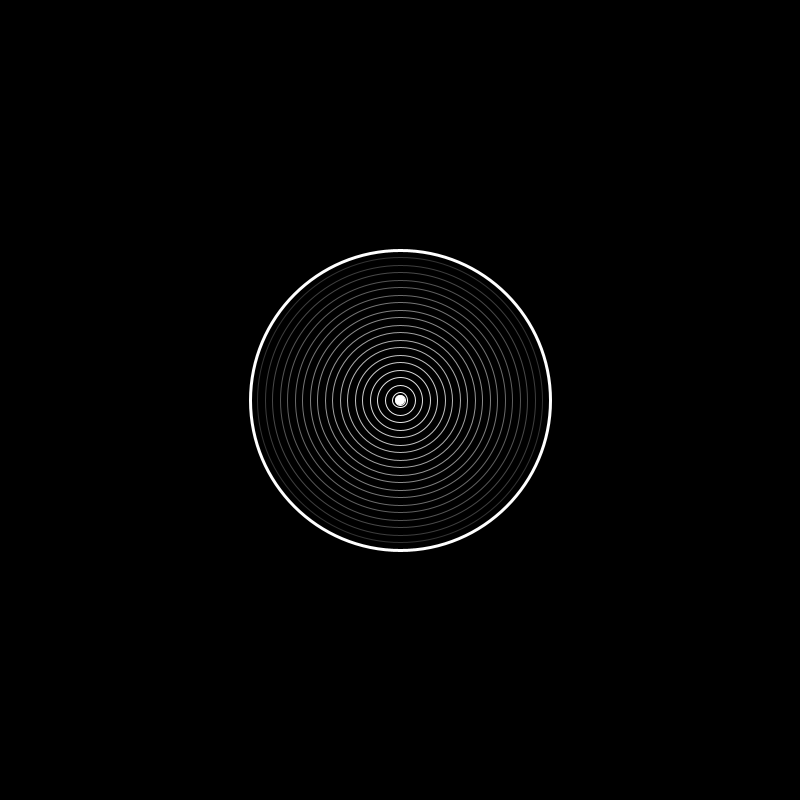
Frame 1 (no input)
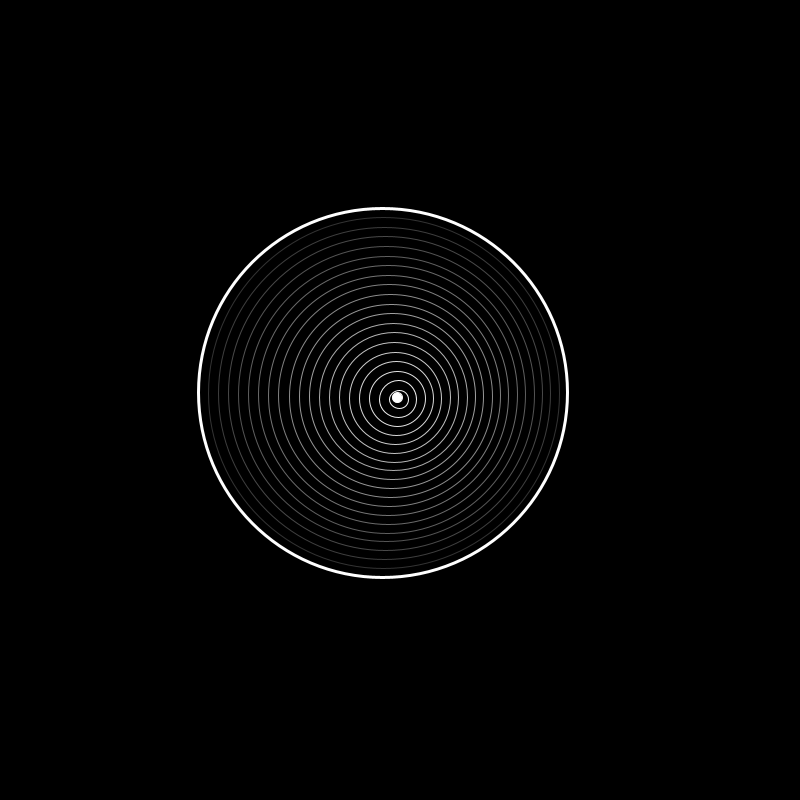
Frame 60 (the mouse pressed at the canvas centre just before this capture)
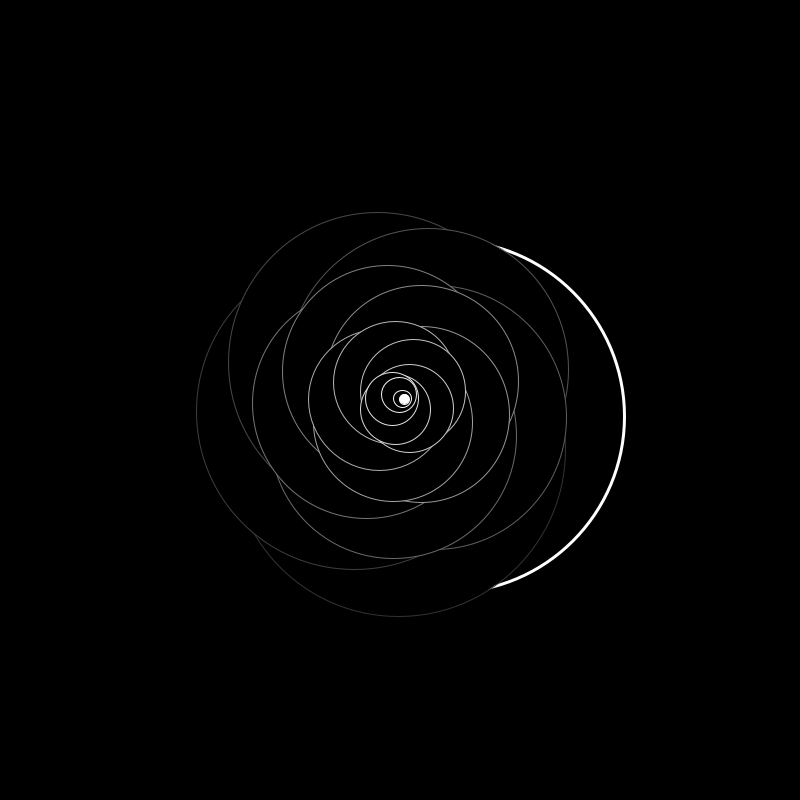
Frame 120 (the mouse held since frame 60 and released just before this capture)

The Processing sketch that drew these frames (run headless with seeded random() and noise(); from frame 60 on, the mouse is pressed at the canvas centre):

// Processing sketch: moving_circles_2
// ── moving_circles_2.pde
float x,y;
int num;
float a;
float b;
float[] r;
float rpast;
float rpres;
float rrate;
int wiggle;
float k;
float d;

void setup() {
   size(800,800);
   num = 20;
   x = 0;
   y = 0;
   
   r = new float[num];
   
   for(int i=0;i<num;i++){
      r[i] = 300 - 15*i;
   }
}

void draw() {
   background(0);
   k = map(mouseX,0,width,0,10);
   stroke(255,100);
   strokeWeight(1);
   fill(0);
   pushMatrix();
   translate(width/2,height/2);
   for(int i=0;i<num;i++){
         x = (num-i)*1.5*cos(a+(num-i)*k)*(1-cos(b));
         y = (num-i)*1.5*sin(a+(num-i)*k)*(1-cos(b));
      
      d = r[i] + r[i]*sin(b)/4;
      
      if(i == 0){
         stroke(255);
         strokeWeight(3);
        
      } else { 
         stroke(40+i*11);
         strokeWeight(1);
      }
      ellipse(x,y,d,d);
      
   }
   
   x = x + 1.5*(cos(a) - cos(b));
   y = y + 1.5*(sin(a) - sin(b));
   fill(255);
   ellipse(x,y,10,10);
   
   a += 0.06;
   b += 0.02;
   popMatrix();
   

}
